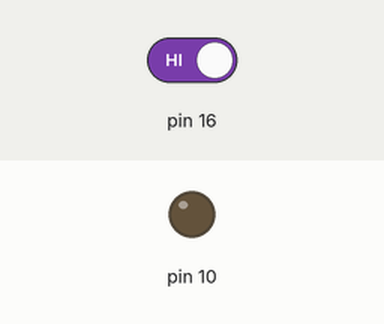
Simulated run of this sketch. Board: Arduino Uno, built with avr-gcc and run on an emulated ATmega328P. Shown: output pins drawn as LEDs (lit = HIGH). Inputs (shaded band) come from the test bench; at power-on: pin 16 HIGH.

Above: at 1.2 s.
1.3 s: pin 16 driven LOW
At 1.9 s:
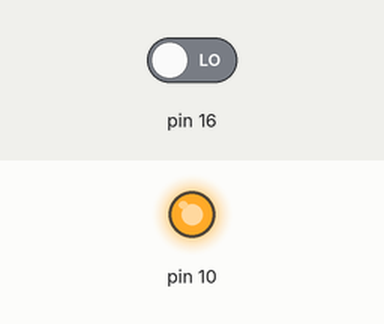
2.8 s: pin 16 driven HIGH
At 4.2 s:
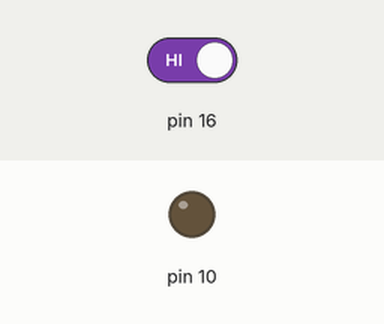
Timing chart, 0 to 5.8 s (numbered marks = the images above; inputs shaded):
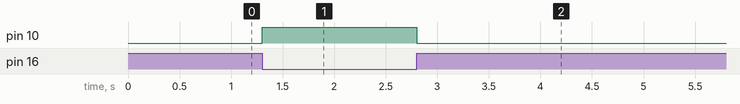

Measured:
- after the input at 1.3 s, pin 10: LOW → HIGH at once
- after the input at 2.8 s, pin 10: HIGH → LOW at once

The sketch:

boton-agua.ino
```cpp
void setup() {
  // put your setup code here, to run once:
  pinMode(16, INPUT);
  pinMode(10, OUTPUT);
}

void loop() {
  // put your main code here, to run repeatedly:
  if (digitalRead(16) == LOW) {
    digitalWrite(10, HIGH);
  } else {
    digitalWrite(10, LOW);
  }
}
```
